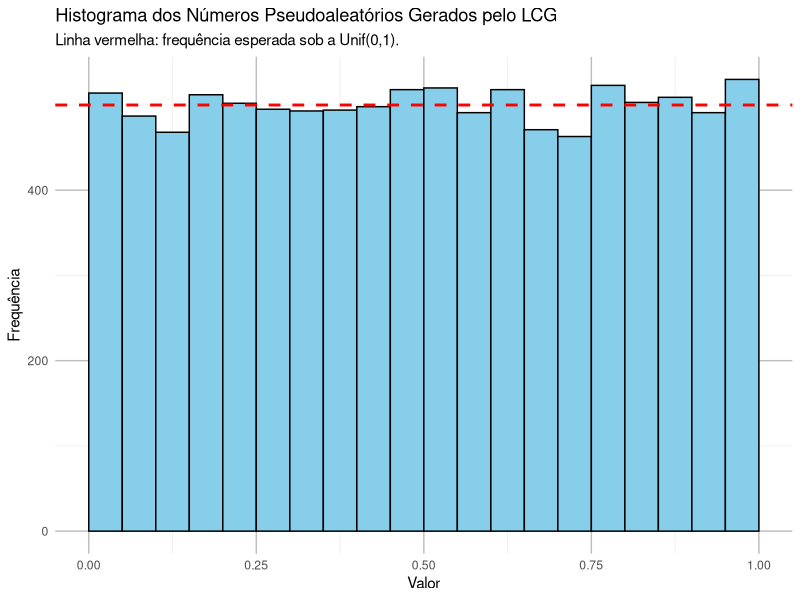
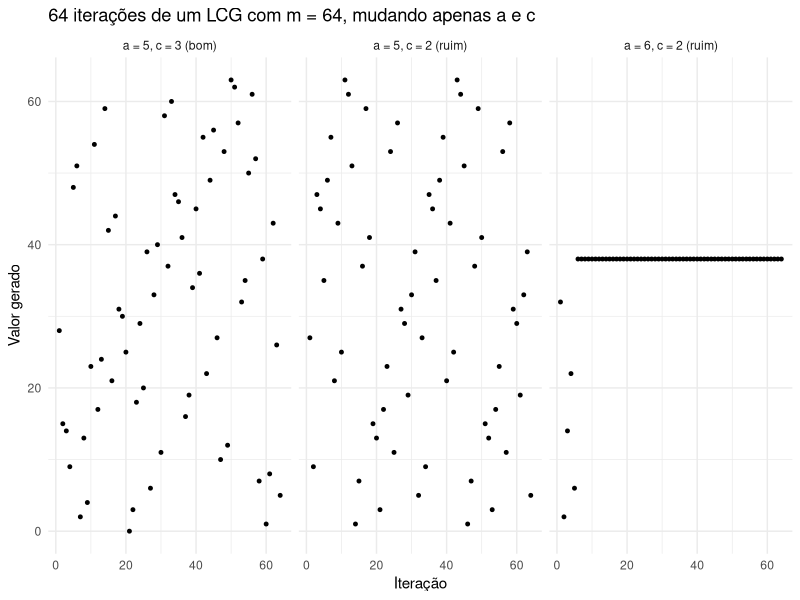
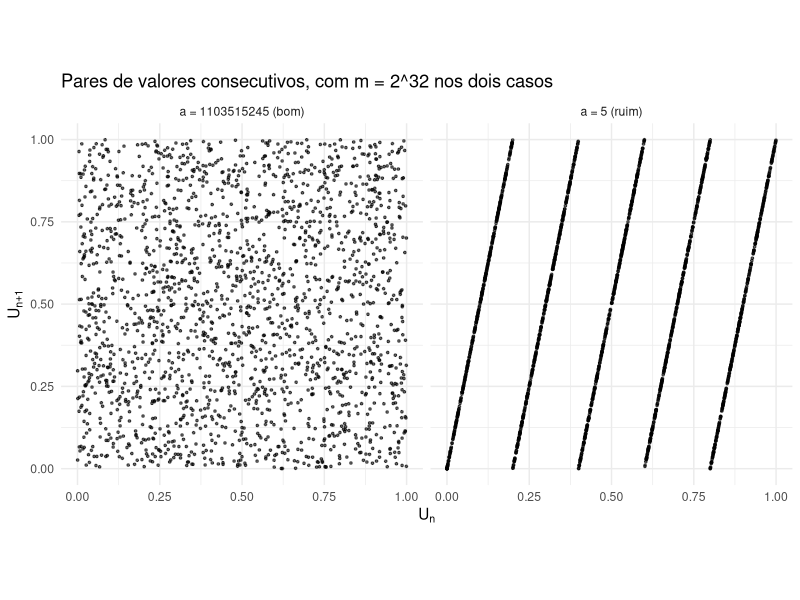
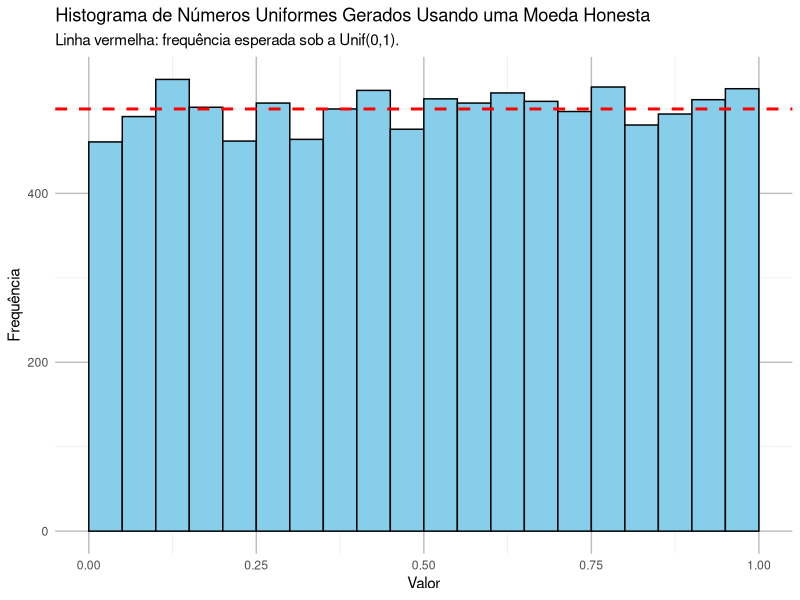

Source code (R) for these figures, in order:
## ---- chunk 1
# Exemplo de uso da função módulo em R

# Definindo os valores
dividendo <- 17
divisor <- 5

# Calculando o resto da divisão (em R, o operador de módulo é %%)
resto <- dividendo %% divisor

# Exibindo o resultado
cat("O resto da divisão de", dividendo, "por", divisor, "é:", resto, "\n")
## ---- chunk 2
# Carregando os pacotes
library(ggplot2)
library(gmp)  # inteiros de precisão arbitrária

# Classe para o Gerador Congruente Linear.
# Usamos setRefClass porque o gerador precisa *lembrar* o último valor de X
# entre uma chamada e a seguinte: cada objeto criado guarda a sua própria
# semente, que é atualizada a cada chamada de gerar().
#
# Atenção: a * semente chega a valores da ordem de 4.7e18, muito além dos
# 2^53 que um "numeric" do R representa exatamente. Por isso guardamos os
# parâmetros como inteiros grandes (bigz) do pacote gmp: sem isso, a conta
# modular seria feita com arredondamento e o gerador produziria outra sequência.
LinearCongruentialGenerator <- setRefClass(
  "LinearCongruentialGenerator",
  fields = list(a = "ANY", c = "ANY", m = "ANY", semente = "ANY"),
  methods = list(
    initialize = function(semente, a = 1103515245, c = 12345, m = as.bigz(2)^32) {
      .self$a <- as.bigz(a)
      .self$c <- as.bigz(c)
      .self$m <- as.bigz(m)
      .self$semente <- as.bigz(semente)
    },
    gerar = function() {
      # Atualizando a semente
      .self$semente <- (.self$a * .self$semente + .self$c) %% .self$m
      return(as.numeric(.self$semente) / as.numeric(.self$m))  # Normalizando para [0, 1)
    }
  )
)

# Inicializando o gerador com uma semente
lcg <- LinearCongruentialGenerator$new(semente = 5)

# Gerando 10000 números pseudoaleatórios
numeros_gerados <- sapply(1:10000, function(x) lcg$gerar())

# Olhando os primeiros valores da sequência
print(round(head(numeros_gerados, 5), 6))

# Convertendo para um data.frame
dados <- data.frame(numeros_gerados = numeros_gerados)

# Plotando o histograma dos números gerados
ggplot(dados, aes(x = numeros_gerados)) +
  # binwidth com boundary = 0 corta o intervalo em [0; 0,05), [0,05; 0,10), ...
  # Sem isso, as faixas das pontas sairiam mais estreitas e pareceriam ter
  # menos valores do que deveriam
  geom_histogram(binwidth = 0.05, boundary = 0,
                 fill = 'skyblue', color = 'black') +
  # Se os valores fossem mesmo Unif(0,1), cada uma das 20 faixas receberia, em
  # média, 10000/20 = 500 deles: é essa a frequência marcada em vermelho
  geom_hline(yintercept = length(numeros_gerados) / 20, color = 'red',
             linetype = 'dashed', linewidth = 1) +
  ggtitle('Histograma dos Números Pseudoaleatórios Gerados pelo LCG',
          subtitle = 'Linha vermelha: frequência esperada sob a Unif(0,1).') +
  xlab('Valor') +
  ylab('Frequência') +
  theme_minimal() +
  theme(panel.grid.major = element_line(color = "grey"))
## ---- chunk 3
# Carregando o pacote com a função gcd (maior divisor comum)
library(gmp)

# Parâmetros do Exemplo 1
# (evitamos chamar as variáveis de a, c e m porque, em R, "c" já é o nome
#  da função que concatena valores)
modulo <- 2^32
multiplicador <- 1103515245
incremento <- 12345

# Verificando as três condições de Hull-Dobell.
# Como m = 2^32, seu único fator primo é 2.
condicoes <- c(
  "c e m são coprimos"       = as.logical(gcd(incremento, modulo) == 1),
  "a - 1 é divisível por 2"  = (multiplicador - 1) %% 2 == 0,
  "a - 1 é divisível por 4"  = (multiplicador - 1) %% 4 == 0
)

for (nome in names(condicoes)) {
  cat(nome, ":", condicoes[[nome]], "\n")
}
## ---- chunk 4
library(ggplot2)

# Função que devolve os n primeiros valores de um LCG.
# Aqui m é pequeno, então não há risco de perda de precisão e não precisamos do gmp.
# Chamar um argumento de "c" é seguro porque dentro da função não usamos a função
# c() do R; fora dela, é melhor evitar esse nome (como fizemos no trecho anterior).
gerar_lcg <- function(n, a, c, m, semente) {
  valores <- numeric(n)
  x <- semente
  for (i in 1:n) {
    x <- (a * x + c) %% m   # mesma fórmula do pseudo-algoritmo
    valores[i] <- x
  }
  return(valores)
}

m <- 64
semente <- 5

seq_bom   <- gerar_lcg(64, a = 5, c = 3, m = m, semente = semente)
seq_ruim1 <- gerar_lcg(64, a = 5, c = 2, m = m, semente = semente)
seq_ruim2 <- gerar_lcg(64, a = 6, c = 2, m = m, semente = semente)

# Quantos valores distintos cada gerador produziu em 64 iterações?
cat("a = 5, c = 3:", length(unique(seq_bom)),   "valores distintos\n")
cat("a = 5, c = 2:", length(unique(seq_ruim1)), "valores distintos\n")
cat("a = 6, c = 2:", length(unique(seq_ruim2)), "valores distintos\n")

# Os primeiros valores do pior gerador
cat("\nInício da sequência com a = 6, c = 2:", head(seq_ruim2, 10), "\n")

# Visualizando as três sequências lado a lado
rotulos <- c("a = 5, c = 3 (bom)", "a = 5, c = 2 (ruim)", "a = 6, c = 2 (ruim)")

dados <- data.frame(
  iteracao = rep(1:64, times = 3),
  valor = c(seq_bom, seq_ruim1, seq_ruim2),
  gerador = factor(rep(rotulos, each = 64), levels = rotulos)
)

ggplot(dados, aes(x = iteracao, y = valor)) +
  geom_point(size = 1) +
  facet_wrap(~ gerador) +
  labs(title = "64 iterações de um LCG com m = 64, mudando apenas a e c",
       x = "Iteração", y = "Valor gerado") +
  theme_minimal()
## ---- chunk 5
library(ggplot2)

# Reaproveitamos a classe definida no Exemplo 1. Os dois geradores usam o mesmo
# m = 2^32 (valor padrão da classe) e a mesma semente: só o multiplicador muda
lcg_bom  <- LinearCongruentialGenerator$new(semente = 5, a = 1103515245, c = 12345)
lcg_ruim <- LinearCongruentialGenerator$new(semente = 5, a = 5, c = 3)

B <- 2000
u_bom  <- sapply(1:(B + 1), function(i) lcg_bom$gerar())
u_ruim <- sapply(1:(B + 1), function(i) lcg_ruim$gerar())

# Antes do gráfico, os testes ingênuos aplicados ao gerador ruim
cat("Média dos valores do gerador ruim:", round(mean(u_ruim), 4), "\n")
cat("Contagens em 10 faixas de largura 0,1 (o ideal é 200 em cada):\n")
print(as.vector(table(cut(u_ruim, breaks = seq(0, 1, by = 0.1)))))

# Cada ponto do gráfico é um par (U_n, U_{n+1}). head(u, -1) remove o último
# valor do vetor e tail(u, -1) remove o primeiro: assim os dois vetores ficam
# defasados em uma posição
rotulos <- c("a = 1103515245 (bom)", "a = 5 (ruim)")

dados <- data.frame(
  atual   = c(head(u_bom, -1), head(u_ruim, -1)),
  proximo = c(tail(u_bom, -1), tail(u_ruim, -1)),
  gerador = factor(rep(rotulos, each = B), levels = rotulos)
)

# coord_fixed deixa as duas escalas iguais, para que o quadrado pareça quadrado
ggplot(dados, aes(x = atual, y = proximo)) +
  geom_point(size = 0.6, alpha = 0.6) +
  facet_wrap(~ gerador) +
  coord_fixed() +
  labs(title = "Pares de valores consecutivos, com m = 2^32 nos dois casos",
       x = expression(U[n]), y = expression(U[n + 1])) +
  theme_minimal()
## ---- chunk 6
# Carregando pacotes necessários
library(ggplot2)

# Função para simular o lançamento de uma moeda honesta
lancar_moeda <- function() {
  # Lançar moeda honesta: 0 para coroa (K) e 1 para cara (C)
  sample(c(0, 1), 1)
}

# Função para gerar um número uniformemente distribuído usando uma moeda
gerar_numero_uniforme <- function(n_bits = 32) {
  numero <- 0
  for (i in 1:n_bits) {
    bit <- lancar_moeda()
    # O i-ésimo lançamento vale 2^(-i): o primeiro decide a metade do
    # intervalo, o segundo o quarto, e assim por diante
    numero <- numero + bit * 2^(-i)
  }
  return(numero)
}

set.seed(42)

# Gerando 10000 números uniformemente distribuídos
numeros_uniformes <- sapply(1:10000, function(x) gerar_numero_uniforme())

# Convertendo para um data.frame
dados <- data.frame(numeros_uniformes = numeros_uniformes)

# Plotando o histograma dos números gerados
ggplot(dados, aes(x = numeros_uniformes)) +
  # Como antes, binwidth com boundary = 0 alinha as faixas em [0; 0,05), ...
  geom_histogram(binwidth = 0.05, boundary = 0,
                 fill = 'skyblue', color = 'black') +
  # Como antes, a linha vermelha marca a frequência esperada em cada faixa
  geom_hline(yintercept = length(numeros_uniformes) / 20, color = 'red',
             linetype = 'dashed', linewidth = 1) +
  ggtitle('Histograma de Números Uniformes Gerados Usando uma Moeda Honesta',
          subtitle = 'Linha vermelha: frequência esperada sob a Unif(0,1).') +
  xlab('Valor') +
  ylab('Frequência') +
  theme_minimal() +
  theme(panel.grid.major = element_line(color = "grey"))
